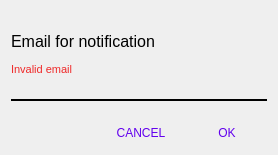
<?xml version="1.0" encoding="UTF-8"?>
<ui version="4.0">
 <class>Dialog</class>
 <widget class="QDialog" name="Dialog">
  <property name="windowModality">
   <enum>Qt::ApplicationModal</enum>
  </property>
  <property name="geometry">
   <rect>
    <x>0</x>
    <y>0</y>
    <width>278</width>
    <height>155</height>
   </rect>
  </property>
  <property name="windowTitle">
   <string>Dialog</string>
  </property>
  <property name="modal">
   <bool>true</bool>
  </property>
  <layout class="QVBoxLayout" name="verticalLayout_2" stretch="3,1">
   <item>
    <layout class="QVBoxLayout" name="email_body_layout" stretch="1,2,1,4,1">
     <item>
      <spacer name="verticalSpacer_2">
       <property name="orientation">
        <enum>Qt::Vertical</enum>
       </property>
       <property name="sizeHint" stdset="0">
        <size>
         <width>20</width>
         <height>40</height>
        </size>
       </property>
      </spacer>
     </item>
     <item>
      <widget class="QLabel" name="email_label">
       <property name="font">
        <font>
         <pointsize>12</pointsize>
        </font>
       </property>
       <property name="text">
        <string>Email for notification</string>
       </property>
      </widget>
     </item>
     <item>
      <widget class="QLabel" name="invalid_email_label">
       <property name="enabled">
        <bool>true</bool>
       </property>
       <property name="palette">
        <palette>
         <active>
          <colorrole role="WindowText">
           <brush brushstyle="SolidPattern">
            <color alpha="255">
             <red>239</red>
             <green>41</green>
             <blue>41</blue>
            </color>
           </brush>
          </colorrole>
         </active>
         <inactive>
          <colorrole role="WindowText">
           <brush brushstyle="SolidPattern">
            <color alpha="255">
             <red>239</red>
             <green>41</green>
             <blue>41</blue>
            </color>
           </brush>
          </colorrole>
         </inactive>
         <disabled>
          <colorrole role="WindowText">
           <brush brushstyle="SolidPattern">
            <color alpha="255">
             <red>190</red>
             <green>190</green>
             <blue>190</blue>
            </color>
           </brush>
          </colorrole>
         </disabled>
        </palette>
       </property>
       <property name="font">
        <font>
         <pointsize>8</pointsize>
        </font>
       </property>
       <property name="text">
        <string>Invalid email</string>
       </property>
      </widget>
     </item>
     <item>
      <layout class="QVBoxLayout" name="email_edit_layout">
       <item>
        <widget class="QLineEdit" name="email_line_edit">
         <property name="styleSheet">
          <string notr="true">QLineEdit {
	background: transparent;
	border-bottom: 2px solid black;
}</string>
         </property>
         <property name="frame">
          <bool>false</bool>
         </property>
         <property name="clearButtonEnabled">
          <bool>false</bool>
         </property>
        </widget>
       </item>
      </layout>
     </item>
     <item>
      <spacer name="verticalSpacer">
       <property name="orientation">
        <enum>Qt::Vertical</enum>
       </property>
       <property name="sizeHint" stdset="0">
        <size>
         <width>20</width>
         <height>40</height>
        </size>
       </property>
      </spacer>
     </item>
    </layout>
   </item>
   <item>
    <layout class="QHBoxLayout" name="dialog_button_layout" stretch="5,1,1">
     <item>
      <spacer name="dialog_left_spacer">
       <property name="orientation">
        <enum>Qt::Horizontal</enum>
       </property>
       <property name="sizeHint" stdset="0">
        <size>
         <width>40</width>
         <height>20</height>
        </size>
       </property>
      </spacer>
     </item>
     <item>
      <widget class="QPushButton" name="cancel_button">
       <property name="palette">
        <palette>
         <active>
          <colorrole role="WindowText">
           <brush brushstyle="SolidPattern">
            <color alpha="255">
             <red>98</red>
             <green>0</green>
             <blue>238</blue>
            </color>
           </brush>
          </colorrole>
          <colorrole role="Text">
           <brush brushstyle="SolidPattern">
            <color alpha="255">
             <red>98</red>
             <green>0</green>
             <blue>238</blue>
            </color>
           </brush>
          </colorrole>
          <colorrole role="ButtonText">
           <brush brushstyle="SolidPattern">
            <color alpha="255">
             <red>98</red>
             <green>0</green>
             <blue>238</blue>
            </color>
           </brush>
          </colorrole>
         </active>
         <inactive>
          <colorrole role="WindowText">
           <brush brushstyle="SolidPattern">
            <color alpha="255">
             <red>98</red>
             <green>0</green>
             <blue>238</blue>
            </color>
           </brush>
          </colorrole>
          <colorrole role="Text">
           <brush brushstyle="SolidPattern">
            <color alpha="255">
             <red>98</red>
             <green>0</green>
             <blue>238</blue>
            </color>
           </brush>
          </colorrole>
          <colorrole role="ButtonText">
           <brush brushstyle="SolidPattern">
            <color alpha="255">
             <red>98</red>
             <green>0</green>
             <blue>238</blue>
            </color>
           </brush>
          </colorrole>
         </inactive>
         <disabled>
          <colorrole role="WindowText">
           <brush brushstyle="SolidPattern">
            <color alpha="255">
             <red>98</red>
             <green>0</green>
             <blue>238</blue>
            </color>
           </brush>
          </colorrole>
          <colorrole role="Text">
           <brush brushstyle="SolidPattern">
            <color alpha="255">
             <red>98</red>
             <green>0</green>
             <blue>238</blue>
            </color>
           </brush>
          </colorrole>
          <colorrole role="ButtonText">
           <brush brushstyle="SolidPattern">
            <color alpha="255">
             <red>98</red>
             <green>0</green>
             <blue>238</blue>
            </color>
           </brush>
          </colorrole>
         </disabled>
        </palette>
       </property>
       <property name="styleSheet">
        <string notr="true">QPushButton {
	color: #6200EE
}</string>
       </property>
       <property name="text">
        <string>CANCEL</string>
       </property>
       <property name="autoDefault">
        <bool>false</bool>
       </property>
       <property name="flat">
        <bool>true</bool>
       </property>
      </widget>
     </item>
     <item>
      <widget class="QPushButton" name="confirm_button">
       <property name="palette">
        <palette>
         <active>
          <colorrole role="WindowText">
           <brush brushstyle="SolidPattern">
            <color alpha="255">
             <red>98</red>
             <green>0</green>
             <blue>238</blue>
            </color>
           </brush>
          </colorrole>
          <colorrole role="Text">
           <brush brushstyle="SolidPattern">
            <color alpha="255">
             <red>98</red>
             <green>0</green>
             <blue>238</blue>
            </color>
           </brush>
          </colorrole>
          <colorrole role="ButtonText">
           <brush brushstyle="SolidPattern">
            <color alpha="255">
             <red>98</red>
             <green>0</green>
             <blue>238</blue>
            </color>
           </brush>
          </colorrole>
         </active>
         <inactive>
          <colorrole role="WindowText">
           <brush brushstyle="SolidPattern">
            <color alpha="255">
             <red>98</red>
             <green>0</green>
             <blue>238</blue>
            </color>
           </brush>
          </colorrole>
          <colorrole role="Text">
           <brush brushstyle="SolidPattern">
            <color alpha="255">
             <red>98</red>
             <green>0</green>
             <blue>238</blue>
            </color>
           </brush>
          </colorrole>
          <colorrole role="ButtonText">
           <brush brushstyle="SolidPattern">
            <color alpha="255">
             <red>98</red>
             <green>0</green>
             <blue>238</blue>
            </color>
           </brush>
          </colorrole>
         </inactive>
         <disabled>
          <colorrole role="WindowText">
           <brush brushstyle="SolidPattern">
            <color alpha="255">
             <red>98</red>
             <green>0</green>
             <blue>238</blue>
            </color>
           </brush>
          </colorrole>
          <colorrole role="Text">
           <brush brushstyle="SolidPattern">
            <color alpha="255">
             <red>98</red>
             <green>0</green>
             <blue>238</blue>
            </color>
           </brush>
          </colorrole>
          <colorrole role="ButtonText">
           <brush brushstyle="SolidPattern">
            <color alpha="255">
             <red>98</red>
             <green>0</green>
             <blue>238</blue>
            </color>
           </brush>
          </colorrole>
         </disabled>
        </palette>
       </property>
       <property name="styleSheet">
        <string notr="true">QPushButton {
	color: #6200EE
}
</string>
       </property>
       <property name="text">
        <string>OK</string>
       </property>
       <property name="flat">
        <bool>true</bool>
       </property>
      </widget>
     </item>
    </layout>
   </item>
  </layout>
 </widget>
 <resources/>
 <connections/>
</ui>
